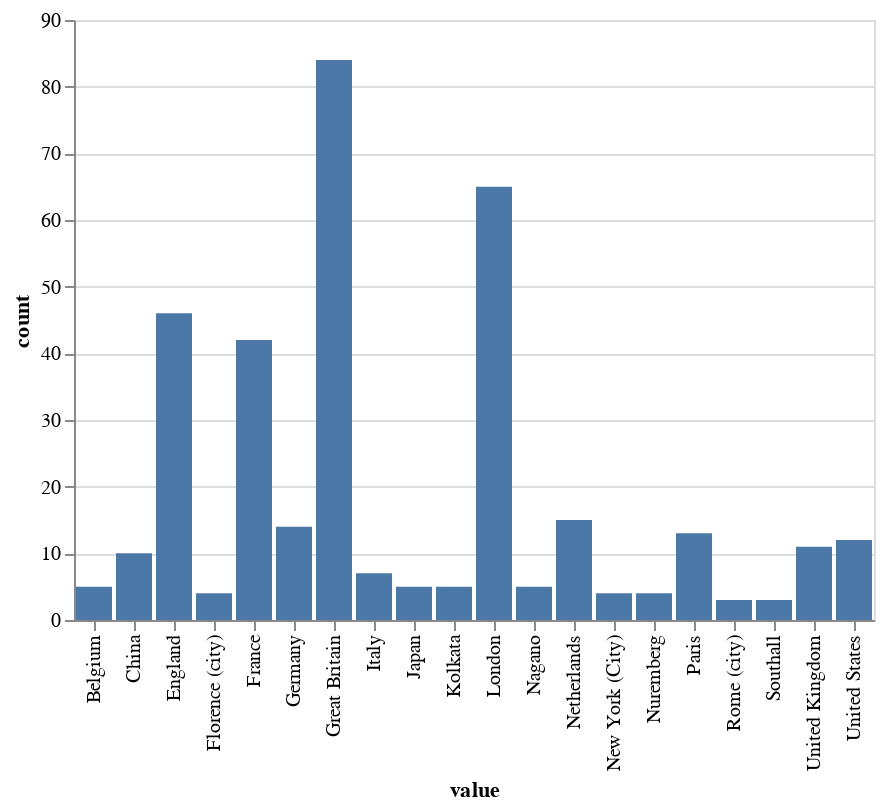

Notebook code cell kept with this figure:
### Code cell
import altair as alt

data = alt.Data(values=object_data["clusters"]["place"]["terms"])

alt.Chart(data).mark_bar().encode(
    x='value:O',  # specify ordinal data
    y='count:Q',  # specify quantitative data
)

### Figure 1 — Vega-Lite specification as saved in the notebook (floating-point values rounded to 4 significant figures)
{"config": {"view": {"continuousWidth": 400, "continuousHeight": 300}}, "data": {"values": [{"id": "x32019", "value": "Great Britain", "count": 84, "count_max_error": 0}, {"id": "x28980", "value": "London", "count": 65, "count_max_error": 0}, {"id": "x28826", "value": "England", "count": 46, "count_max_error": 0}, {"id": "x28849", "value": "France", "count": 42, "count_max_error": 0}, {"id": "x29020", "value": "Netherlands", "count": 15, "count_max_error": 0}, {"id": "x28873", "value": "Germany", "count": 14, "count_max_error": 0}, {"id": "x29068", "value": "Paris", "count": 13, "count_max_error": 0}, {"id": "x29333", "value": "United States", "count": 12, "count_max_error": 0}, {"id": "x29336", "value": "United Kingdom", "count": 11, "count_max_error": 0}, {"id": "x29398", "value": "China", "count": 10, "count_max_error": 0}, {"id": "x28927", "value": "Italy", "count": 7, "count_max_error": 0}, {"id": "x28742", "value": "Belgium", "count": 5, "count_max_error": 0}, {"id": "x29399", "value": "Japan", "count": 5, "count_max_error": 0}, {"id": "x32018", "value": "Kolkata", "count": 5, "count_max_error": 0}, {"id": "x32802", "value": "Nagano", "count": 5, "count_max_error": 0}, {"id": "x28848", "value": "Florence (city)", "count": 4, "count_max_error": 0}, {"id": "x29030", "value": "New York (City)", "count": 4, "count_max_error": 0}, {"id": "x29057", "value": "Nuremberg", "count": 4, "count_max_error": 0}, {"id": "x29106", "value": "Rome (city)", "count": 3, "count_max_error": 0}, {"id": "x30196", "value": "Southall", "count": 3, "count_max_error": 0}]}, "mark": "bar", "encoding": {"x": {"type": "ordinal", "field": "value"}, "y": {"type": "quantitative", "field": "count"}}, "$schema": "https://vega.github.io/schema/vega-lite/v4.8.1.json"}
